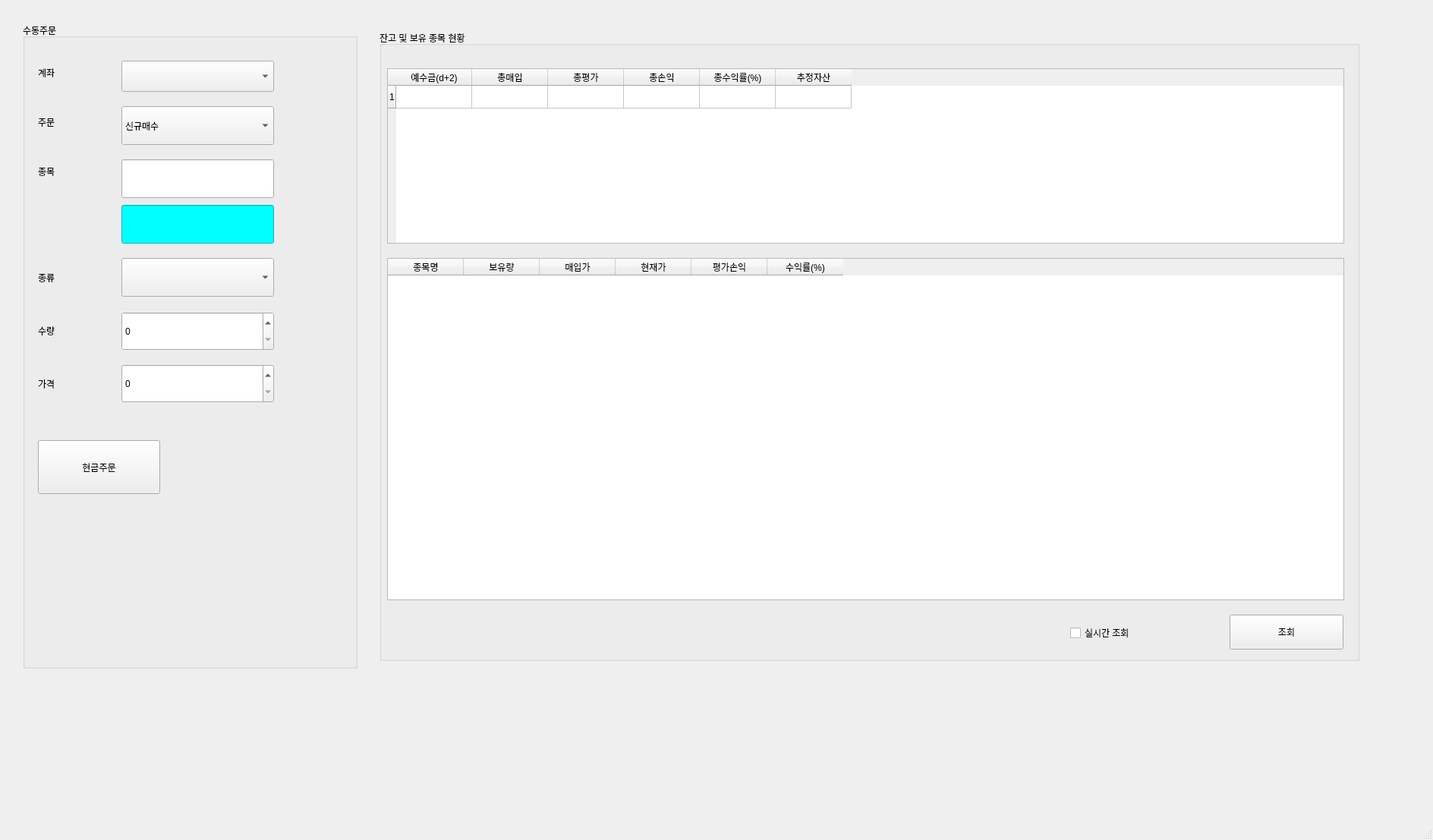
<?xml version="1.0" encoding="UTF-8"?>
<ui version="4.0">
 <class>MainWindow</class>
 <widget class="QMainWindow" name="MainWindow">
  <property name="geometry">
   <rect>
    <x>0</x>
    <y>0</y>
    <width>1888</width>
    <height>1107</height>
   </rect>
  </property>
  <property name="windowTitle">
   <string>PyTrader v0.2</string>
  </property>
  <property name="windowIcon">
   <iconset>
    <normaloff>../../../../asset/program_icon.png</normaloff>../../../../asset/program_icon.png</iconset>
  </property>
  <widget class="QWidget" name="centralwidget">
   <widget class="QGroupBox" name="groupBox">
    <property name="geometry">
     <rect>
      <x>30</x>
      <y>30</y>
      <width>441</width>
      <height>851</height>
     </rect>
    </property>
    <property name="title">
     <string>수동주문</string>
    </property>
    <widget class="QLabel" name="label">
     <property name="geometry">
      <rect>
       <x>20</x>
       <y>10</y>
       <width>56</width>
       <height>111</height>
      </rect>
     </property>
     <property name="text">
      <string>계좌</string>
     </property>
    </widget>
    <widget class="QLabel" name="label_2">
     <property name="geometry">
      <rect>
       <x>20</x>
       <y>100</y>
       <width>56</width>
       <height>61</height>
      </rect>
     </property>
     <property name="text">
      <string>주문</string>
     </property>
    </widget>
    <widget class="QLabel" name="label_3">
     <property name="geometry">
      <rect>
       <x>20</x>
       <y>180</y>
       <width>56</width>
       <height>31</height>
      </rect>
     </property>
     <property name="text">
      <string>종목</string>
     </property>
    </widget>
    <widget class="QLabel" name="label_4">
     <property name="geometry">
      <rect>
       <x>20</x>
       <y>310</y>
       <width>51</width>
       <height>51</height>
      </rect>
     </property>
     <property name="text">
      <string>종류</string>
     </property>
    </widget>
    <widget class="QLabel" name="label_5">
     <property name="geometry">
      <rect>
       <x>20</x>
       <y>375</y>
       <width>56</width>
       <height>61</height>
      </rect>
     </property>
     <property name="text">
      <string>수량</string>
     </property>
    </widget>
    <widget class="QLabel" name="label_6">
     <property name="geometry">
      <rect>
       <x>20</x>
       <y>450</y>
       <width>56</width>
       <height>51</height>
      </rect>
     </property>
     <property name="text">
      <string>가격</string>
     </property>
    </widget>
    <widget class="QComboBox" name="comboBox">
     <property name="geometry">
      <rect>
       <x>130</x>
       <y>50</y>
       <width>201</width>
       <height>41</height>
      </rect>
     </property>
    </widget>
    <widget class="QComboBox" name="comboBox_2">
     <property name="geometry">
      <rect>
       <x>130</x>
       <y>110</y>
       <width>201</width>
       <height>51</height>
      </rect>
     </property>
     <item>
      <property name="text">
       <string>신규매수</string>
      </property>
     </item>
     <item>
      <property name="text">
       <string>신규매도</string>
      </property>
     </item>
     <item>
      <property name="text">
       <string>매수취소</string>
      </property>
     </item>
     <item>
      <property name="text">
       <string>매도취소</string>
      </property>
     </item>
    </widget>
    <widget class="QComboBox" name="comboBox_3">
     <property name="geometry">
      <rect>
       <x>130</x>
       <y>310</y>
       <width>201</width>
       <height>51</height>
      </rect>
     </property>
    </widget>
    <widget class="QLineEdit" name="lineEdit">
     <property name="geometry">
      <rect>
       <x>130</x>
       <y>180</y>
       <width>201</width>
       <height>51</height>
      </rect>
     </property>
    </widget>
    <widget class="QLineEdit" name="lineEdit_2">
     <property name="geometry">
      <rect>
       <x>130</x>
       <y>240</y>
       <width>201</width>
       <height>51</height>
      </rect>
     </property>
     <property name="styleSheet">
      <string notr="true">background-color: rgb(0, 255, 255);</string>
     </property>
    </widget>
    <widget class="QSpinBox" name="spinBox">
     <property name="geometry">
      <rect>
       <x>130</x>
       <y>381</y>
       <width>201</width>
       <height>51</height>
      </rect>
     </property>
     <property name="maximum">
      <number>1000000</number>
     </property>
    </widget>
    <widget class="QSpinBox" name="spinBox_2">
     <property name="geometry">
      <rect>
       <x>130</x>
       <y>450</y>
       <width>201</width>
       <height>51</height>
      </rect>
     </property>
     <property name="maximum">
      <number>1000000</number>
     </property>
    </widget>
    <widget class="QPushButton" name="pushButton">
     <property name="geometry">
      <rect>
       <x>20</x>
       <y>550</y>
       <width>161</width>
       <height>71</height>
      </rect>
     </property>
     <property name="text">
      <string>현금주문</string>
     </property>
    </widget>
   </widget>
   <widget class="QGroupBox" name="groupBox_2">
    <property name="geometry">
     <rect>
      <x>500</x>
      <y>40</y>
      <width>1291</width>
      <height>831</height>
     </rect>
    </property>
    <property name="title">
     <string>잔고 및 보유 종목 현황</string>
    </property>
    <widget class="QTableWidget" name="tableWidget">
     <property name="geometry">
      <rect>
       <x>10</x>
       <y>50</y>
       <width>1261</width>
       <height>231</height>
      </rect>
     </property>
     <property name="rowCount">
      <number>1</number>
     </property>
     <row/>
     <column>
      <property name="text">
       <string>예수금(d+2)</string>
      </property>
     </column>
     <column>
      <property name="text">
       <string>총매입</string>
      </property>
     </column>
     <column>
      <property name="text">
       <string>총평가</string>
      </property>
     </column>
     <column>
      <property name="text">
       <string>총손익</string>
      </property>
     </column>
     <column>
      <property name="text">
       <string>총수익률(%)</string>
      </property>
     </column>
     <column>
      <property name="text">
       <string>추정자산</string>
      </property>
     </column>
    </widget>
    <widget class="QTableWidget" name="tableWidget_2">
     <property name="geometry">
      <rect>
       <x>10</x>
       <y>300</y>
       <width>1261</width>
       <height>451</height>
      </rect>
     </property>
     <column>
      <property name="text">
       <string>종목명</string>
      </property>
     </column>
     <column>
      <property name="text">
       <string>보유량</string>
      </property>
     </column>
     <column>
      <property name="text">
       <string>매입가</string>
      </property>
     </column>
     <column>
      <property name="text">
       <string>현재가</string>
      </property>
     </column>
     <column>
      <property name="text">
       <string>평가손익</string>
      </property>
     </column>
     <column>
      <property name="text">
       <string>수익률(%)</string>
      </property>
     </column>
    </widget>
    <widget class="QCheckBox" name="checkBox">
     <property name="geometry">
      <rect>
       <x>910</x>
       <y>780</y>
       <width>191</width>
       <height>28</height>
      </rect>
     </property>
     <property name="text">
      <string>실시간 조회</string>
     </property>
    </widget>
    <widget class="QPushButton" name="pushButton_2">
     <property name="geometry">
      <rect>
       <x>1120</x>
       <y>770</y>
       <width>150</width>
       <height>46</height>
      </rect>
     </property>
     <property name="text">
      <string>조회</string>
     </property>
    </widget>
   </widget>
  </widget>
  <widget class="QMenuBar" name="menubar">
   <property name="geometry">
    <rect>
     <x>0</x>
     <y>0</y>
     <width>1888</width>
     <height>38</height>
    </rect>
   </property>
  </widget>
  <widget class="QStatusBar" name="statusbar"/>
 </widget>
 <resources/>
 <connections/>
</ui>
